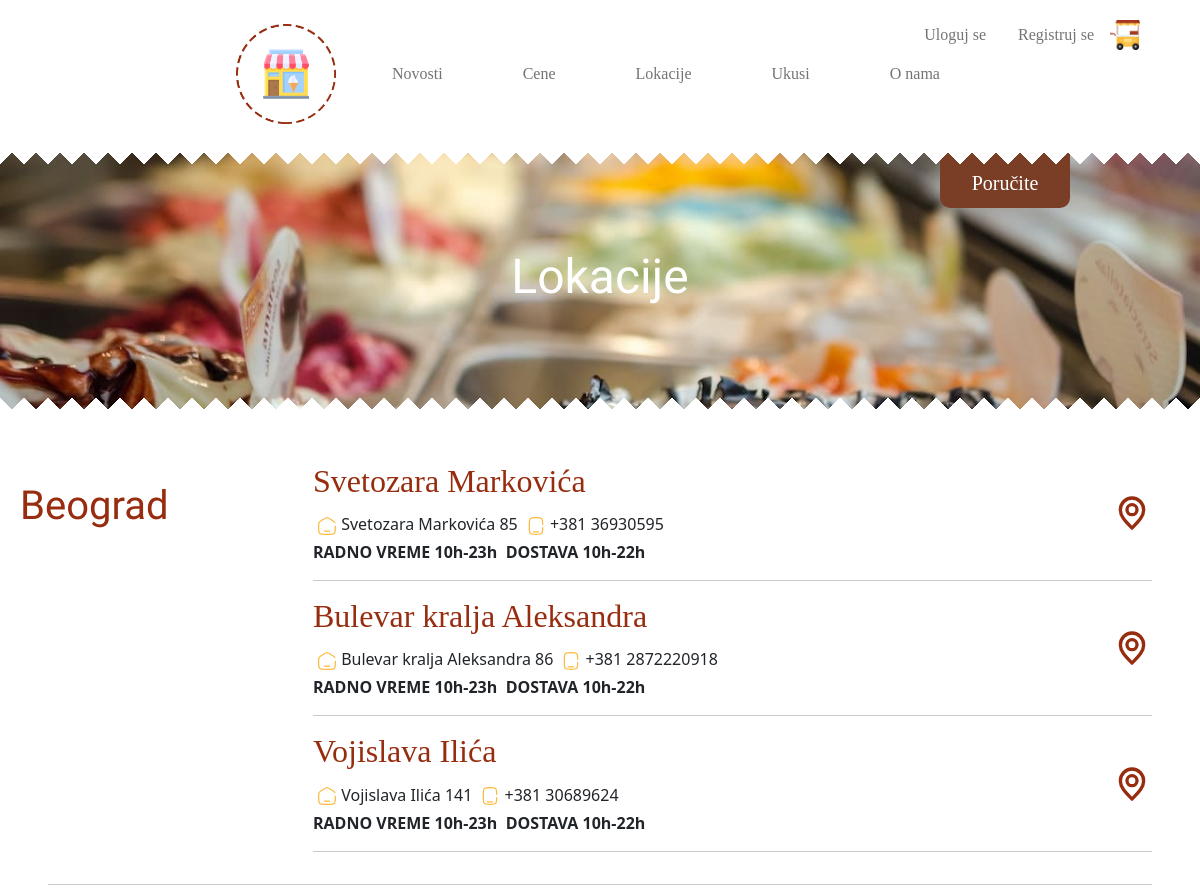
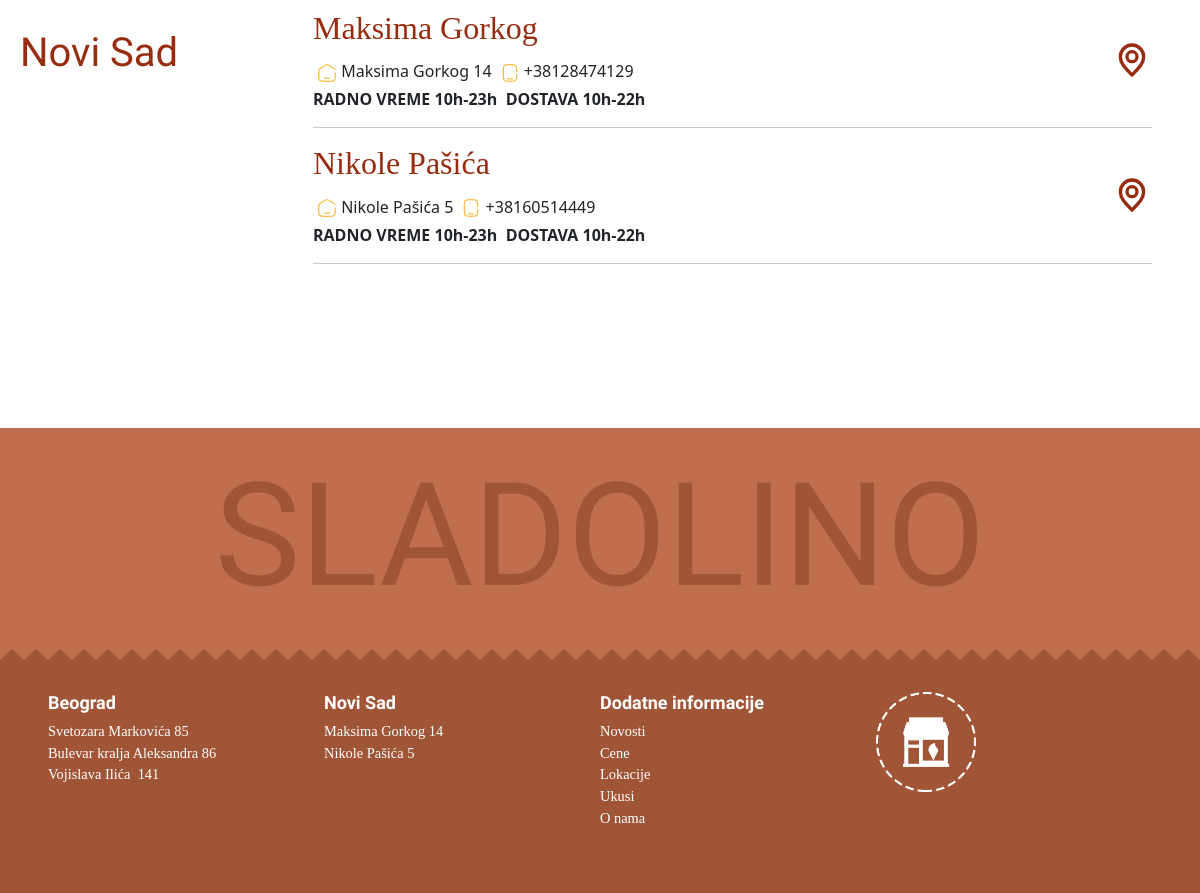
The page /views/locations.php on the database its author committed (2 pictures, top to bottom).
### tables this page shows
CREATE TABLE `navigacija` (
  `id_navigacija` int NOT NULL,
  `naziv` varchar(50) NOT NULL,
  `link` varchar(50) DEFAULT NULL,
  `id_roditelj` int DEFAULT NULL
);

CREATE TABLE `gradovi` (
  `id_grad` int NOT NULL,
  `naziv` varchar(50) NOT NULL
);

CREATE TABLE `lokacije` (
  `id_lokacija` int NOT NULL,
  `id_grad` int NOT NULL,
  `naziv_ulice` varchar(50) NOT NULL,
  `broj_ulice` int NOT NULL,
  `id_radno_vreme` int NOT NULL,
  `telefon` varchar(20) NOT NULL,
  `id_radno_vreme_dostave` int NOT NULL,
  `latituda` double(12,7) NOT NULL,
  `longituda` double(12,7) NOT NULL
);

CREATE TABLE `radno_vreme` (
  `id_radno_vreme` int NOT NULL,
  `pocetak` time(6) NOT NULL,
  `kraj` time(6) NOT NULL
);

### models/functions.php (called while the page is built, shortened)
<?php
        function dohvatiIzBaze($tabela){
            global $conn;
            $upit="SELECT * from $tabela";
            $podaci=$conn->query($upit);
            $podaci->execute();
            $rezultat=$podaci->fetchAll();
            return $rezultat;
        }
        function dohvatiLinkove(){
            global $conn;
            $upit="SELECT * from navigacija";
            $podaci=$conn->query($upit);
            $podaci->execute();
            $rezultat=$podaci->fetchAll();
            return $rezultat;
        }
        function dohvatiProdavnice(){
            global $conn;
            $upit="SELECT * from gradovi g inner join  lokacije l on g.id_grad=l.id_grad inner join radno_vreme rv on l.id_radno_vreme = rv.id_radno_vreme ";
            $podaci=$conn->query($upit);
            $podaci->execute();
            $rezultat=$podaci->fetchAll();
            return $rezultat;
        }
?>

### views/locations.php (the view, shortened to what this page needs)
<?php
    include "fixed/head.php";
    include "fixed/nav.php";
    $prodavnice=dohvatiProdavnice();
    $gradovi =dohvatiIzBaze('gradovi');
    $radno_vreme=dohvatiIzBaze('radno_vreme');
?>
<div class="main_tittle text-center m-auto d-flex justify-content-center  lokacije_bg">
        <div class="naslov_stranice w-75 d-flex justify-content-center flex-column">
            <h2 class="w-50 mx-auto naslov_h2">Lokacije</h2>
            </div>
</div>
<div class="location_wrapp my-5">
<?php foreach($gradovi as $grad): ?>
<div class="lokacije d-flex flex-lg-row flex-column ">
    <div class="tittle_location ">
        <h1><?=$grad->naziv ?></h1>
    </div>
    <div class="locations_info w-100 ">
    <?php foreach($prodavnice as $prodavnica): ?>
        <?php if($prodavnica->id_grad == $grad->id_grad): ?>
    <div class="locations  w-100 ">
        <div class="d-flex align-items-center justify-content-between locations_info_location_wrapp">
        <Div class="locations_info_wrapp ">
        <h2 class="font-Linotte"><?=$prodavnica->naziv_ulice?></h2>
        <Div class="d-flex locations_basic_info">
        <p class="m-1">
        <?=$prodavnica->naziv_ulice.' '.$prodavnica->broj_ulice?></p>
        <p class="m-1">
        <?=$prodavnica->telefon?></p>
        </Div>
        <div class="d-flex locations_working_info">
            <?php foreach($radno_vreme as $rv): ?>
                <?php if($prodavnica->id_radno_vreme == $rv->id_radno_vreme): ?>
        <strong>RADNO VREME <?=substr($rv->pocetak,0,strpos($rv->pocetak,":")).'h-'.substr($rv->kraj,0,strpos($rv->kraj,":")).'h'?> &nbsp</strong>
        <?php endif ?>
        <?php if($prodavnica->id_radno_vreme_dostave == $rv->id_radno_vreme): ?>
        <strong>DOSTAVA <?=substr($rv->pocetak,0,strpos($rv->pocetak,":")).'h-'.substr($rv->kraj,0,strpos($rv->kraj,":")).'h'?></strong>
        <?php endif ?>
        <?php endforeach ?>
        </div>
        </Div>
        <div class="location" id="modal_pop<?=$prodavnica->id_lokacija?>">
        </div>
        </div>
    <hr>
    </div>
    <?php endif ?>
    <?php endforeach ?>
    </div>
</div>
<?php if($grad != end($gradovi)): ?>
<hr class="mx-5">
<?php endif ?>
<?php endforeach ?>
</div>
<?php include "fixed/footer.php" ?>

### views/fixed/nav.php (shortened to what this page needs)
<?php include "head.php" ;
      if(!in_array('views',$path_info)){
        require_once "models/setup.php";
        include "models/functions.php";
      }
      else{
        include "../models/functions.php";
      }
      $linkovi=dohvatiLinkove();
?>
<body>
<div class="body_wrapper h-100  mx-auto d-flex flex-column bg-white">
        <?php  if(in_array('views',$path_info)): ?>
          <nav class="navbar navbar-expand-lg bg-white navigacija  d-flex justify-content-center shadow-sm">
            <?php if(!in_array('order.php',$path_info)): ?>
          <a href="order.php" class="poruciteDugme2 font-Linotte text-white">Poručite</a>
              <?php endif ?>
        <div class="collapse navbar-collapse flex-grow-0 p-3 px-5" id="navbarSupportedContent">
          <ul class="navbar-nav mr-auto nav-lista d-flex justify-content-even align-items-center">
          <li>
            <a class="navbar-brand p-3" href="../index.php"><img src="../assets/img/logo_IceCream.png" width="100" height="100" class="Logo "></a>
            </li>
            <?php foreach($linkovi as $link): ?>
              <?php if($link->naziv !='Admin'): ?>
    <li class="nav-item active m-3 mx-3">
        <a class="nav-link font-Linotte" href="<?=$link->link?>"><?=$link->naziv?> <span class="sr-only"></span></a>
      </li>
      <?php endif ?>
      <?php endforeach ?>
    </ul>
          <div class="user d-flex justify-content-center align-items-center">
            <?php if(!isset($_SESSION['korisnik'])): ?>
              <a href="login.php?dugmeUloguj=true" class="text-decoration-none font-Linotte sign_up m-3">Uloguj se </a>
              <a href="register.php" class="text-decoration-none font-Linotte sign_up m-3">Registruj se </a>
              <?php endif ?>
            <a href="order.php"><img src="../assets/img/ice_cream_cart.png" width="30" height="30"></a>
          </div>
        </div>
      </nav>
        <?php endif ?>

### views/fixed/footer.php (shortened to what this page needs)
<?php  $Gradovi=dohvatiIzBaze('gradovi');
        $lokacije=dohvatiIzBaze('lokacije');
        $linkovi=dohvatiIzBaze('navigacija');
?>
<div class="footer_wrap h-100">
    <div class="firstLayer w-100 h-25 text-center">
        <span >SLADOLINO</span>
    </div>
    <div class="secondLayer w-100 h-75 p-5">
        <div class="text_box d-flex flex-md-row flex-column-reverse justify-content-center align-items-start">
            <?php foreach($Gradovi as $grad): ?>
                <div class="footer_text col-md-3 col-12 h-75 font-Linotte text-white">
            <h4 class="Bungee"><?=$grad->naziv?></h4>
                <ul>
                    <?php foreach($lokacije as $lokacija): ?>
                        <?php if($lokacija->id_grad == $grad->id_grad): ?>
                        <?php if(in_array('views',$path_info)): ?>
                        <li class=" text-white"><a href="locations.php" class="lok_nav_footer"><?=$lokacija->naziv_ulice?>&nbsp<?=$lokacija->broj_ulice ?></a></li>
                        <?php endif ?>
                        <?php endif ?>
                        <?php endforeach?>
                </ul>
            </div>
                <?php endforeach ?>
            <div class="footer_text  col-md-3 col-12 h-75 font-Linotte text-white">
            <h4 class="Bungee">Dodatne informacije</h4>
            <ul >
                <?php foreach($linkovi as $link): ?>
                    <?php if(in_array('views',$path_info)): ?>
                    <li class=" text-white"><a class="lok_nav_footer" href="<?=$link->link?>"><?=$link->naziv?></a></li>
                    <?php endif ?>
                    <?php endforeach ?>
                </ul>
            </div>
            <?php if(in_array('views',$path_info)):
    ?>
            <div class="footer_text col-md-3 col-12 h-75 font-Linotte"><a href="../index.php"><img src="../assets/img/logo_IceCream - Copy.png" width="100" height="100"></a></div>
            <?php endif ?>
        </div>
    </div>
</div>
</div>

### assets/css/style.css (style rules this page uses)
* { margin: 0; padding: 0; }
.navbar { position: relative; z-index: 3; }
.user { position: absolute; top: 5%; right: 5%; }
.navbar-nav li { font-size: 1rem !important; }
.celija p,img { color: #fff; }
.footer_text ul li { font-size: 1.2vw ; }
.poruciteDugme2 { text-decoration: none; height: fit-content; margin: 10px; position: absolute; width: 130px; text-align: center; font-size: 20px; padding: 20px 0 10px 0; background-color: #7a3e27; border-bottom-left-radius: 10px; border-bottom-right-radius:10px; right: 10%; top: 93%; }
.main_tittle { width: 100%; height: fit-content; position: relative; background-image:url("../img/banner2.jpg") ; background-repeat: no-repeat; background-size: cover; background-position:center; padding: 100px; }
.main_tittle::before { content:''; position:absolute; top:0; left:0; width: 100%; height: 24px; z-index: 3; background: linear-gradient(-135deg,#ffff 12px,transparent 0%), linear-gradient(135deg,#fff 12px,transparent 0%); background-size: 24px; }
.main_tittle::after { content:''; position:absolute; bottom:0; left:0; width: 100%; height: 24px; z-index: 3; background: linear-gradient(-45deg,#fff 12px,transparent 0%), linear-gradient(45deg,#fff 12px,transparent 0%); background-size: 24px; }
.body_wrapper { border-right: 3px solid #a52a2a; border-left: 3px solid brown; box-shadow: 0 0 12px ; position: relative; }
.naslov_h2 { font-family: 'Bungee', sans-serif; font-size: 3em !important; color: #fff; }
.font-Linotte { font-family: "Linotte" !important; }
.location { color: #972c0f; cursor: pointer; }
h2 { color:#972c0f; }
h1 { color:#972c0f; }
.text-block-about p,li { font-size:0.90vw; }
.footer_wrap { margin-top: 100px; }
.firstLayer { background-color: #c06e4e; font-family: 'Bungee', sans-serif; font-size: 5vw; align-items: center; display: flex; justify-content: center; color:#a15537 ; }
.Bungee { font-family: 'Bungee', sans-serif; }
.secondLayer { background-color:#a15537 ; position: relative; }
.sign_up { color: rgba(0,0,0,.55); }
.secondLayer::before { content:''; position:absolute; top:0; left:0; width: 100%; height: 24px; background: linear-gradient(-135deg,#c06e4e 12px,transparent 0%), linear-gradient(135deg,#c06e4e 12px,transparent 0%); background-size: 24px; }
.secondLayer h4 { font-weight: bold; font-size: 1.5vw; }
.secondLayer ul li { list-style: none; }
ul { padding: 0; }
.lok_nav_footer { text-decoration: none; color: #fff !important; }
.tittle_location { font-family: 'Bungee', sans-serif; margin: 20px; height: 100%; }
.tittle_location { min-width: 225px; }
.lokacije_bg { background-image: url('../img/Pozadina.jpg'); background-position: center; background-size: cover; background-repeat: no-repeat; }
@media (max-width:1280px) and (min-width:769px) { .footer_text { justify-content: start !important } }
@media (max-width:1280px) { .nav-item { margin-left: 2rem !important; margin-right: 2rem !important; } }
@media (max-width:1280px) { .navbar-brand { margin-right: 0 !important; } }
@media (max-width:1280px) { .body_wrapper { width: 100% !important; border: none; } }
@media (max-width:1280px) { .firstLayer span { font-size: 12vw; } }
@media (max-width:1280px) { .secondLayer { height: 100% !important; } }
@media (max-width:2560px) { .body_wrapper { width: 75% ; } }
@media (min-width:993px) { .locations_info { margin:0 3rem 0 3rem !important; } }
@media (min-width:993px) { body { background-image: url('../img/seamless1.png'); background-size: 30%; background-repeat: repeat; background-attachment:scroll; position: relative; animation-name: bounce-background; animation-timing-function: linear; animation-duration: 16s; animation-iteration-count: infinite; -webkit-animation-name: bounce-background; -webkit-animation-timing-function:linear; -webkit-animation-duration:16s; -webkit-animation-iteration-count:infinite; } }
@media (min-width:993px) { .footer_text ul { padding: 0px ; } }

### rows shown on the page
navigacija: naziv "Novosti"
navigacija: naziv "Cene"
navigacija: naziv "Lokacije"
navigacija: naziv "Ukusi"
navigacija: naziv "O nama"
gradovi: naziv "Beograd"
lokacije: naziv_ulice "Svetozara Markovića", broj_ulice "85", telefon "+381 36930595"
radno_vreme: pocetak "10", kraj "23"
radno_vreme: pocetak "10", kraj "22"
lokacije: naziv_ulice "Bulevar kralja Aleksandra", broj_ulice "86", telefon "+381 2872220918"
lokacije: naziv_ulice "Vojislava Ilića", broj_ulice "141", telefon "+381 30689624"
gradovi: naziv "Novi Sad"
lokacije: naziv_ulice "Maksima Gorkog", broj_ulice "14", telefon "+38128474129"
lokacije: naziv_ulice "Nikole Pašića", broj_ulice "5", telefon "+38160514449"
